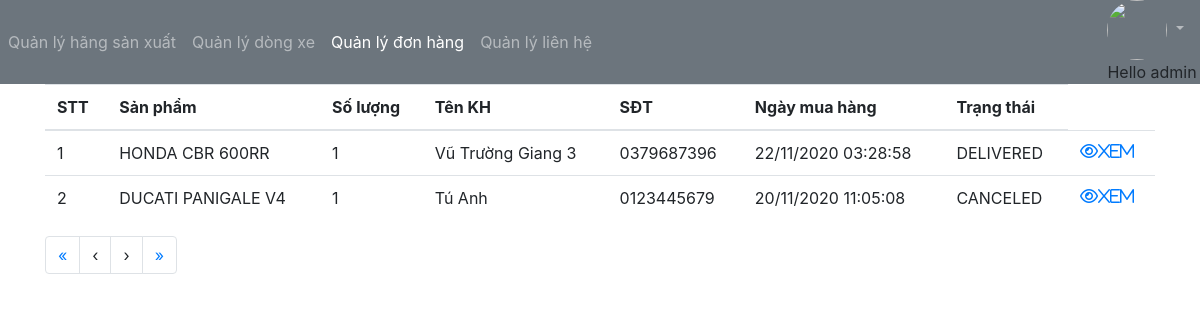
Screenshot of /staff/list-order (signed in) with the database file from the repository.
### app/models.py (models this page shows, shortened)
class Order(models.Model):
    class Status:
        NEW=0
        DELIVERD=1
        CANCELED=2
    product=models.ForeignKey(Product,on_delete=models.PROTECT)
    qty=models.IntegerField(verbose_name='Số lượng')
    customer_name=models.CharField(max_length=50)
    customer_phone=models.CharField(max_length=20)
    customer_address=models.CharField(max_length=200)
    order_date=models.DateTimeField()
    deliver_date=models.DateTimeField(null=True)
    status=models.IntegerField()

class Product(models.Model):
    code = models.CharField(max_length=30,verbose_name='Mã',  unique=True)
    name = models.CharField(max_length=200, verbose_name='Tên')
    description = models.TextField(verbose_name='Mô tả',blank=True)
    type_vehicle=models.CharField(max_length=50,verbose_name='Loại xe')
    color=models.CharField(max_length=30,verbose_name='Màu sắc',default='')
    cc=models.FloatField(verbose_name='Phân khối')
    price = models.DecimalField(max_digits=10,decimal_places=1,verbose_name='Giá')
    category = models.ForeignKey(Category, verbose_name='Nhóm', on_delete=models.PROTECT)
    image = models.ImageField(verbose_name='Ảnh', upload_to='static/images')
    year=models.CharField(max_length=10,verbose_name='Năm sản xuất')
    origin=models.CharField(max_length=100,verbose_name='Xuất xứ')

### app/views_staff.py (the view)
@login_required
def listOrder(request):
    page = request.GET.get('page', '')
    page = int(page) if page.isdigit() else 1
    start = (page-1) * PAGE_SIZE
    end = start + PAGE_SIZE
    orderList = Order.objects.all()
    orderList = orderList.order_by('status', '-order_date')
    total = orderList.count()
    numpage = math.ceil(total/PAGE_SIZE)
    context = {
        'orderList': orderList,
        'page': page,
        'start': start,
        'end': end,
        'numpage': numpage,
    }
    return render(request, 'staff/order/list.html', context)

### app/templates/staff/order/list.html (shortened to what this page needs)
{% extends "../base_staff.html" %}
{% block menu %}
  {% with page=3 %}
    {{block.super}}
  {% endwith %}
{% endblock %}
{% block content %}
<div class="container">
    <table class="table">
        <thead>
            <tr>
                <th>STT</th>
                <th>Sản phẩm</th>
                <th>Số lượng</th>
                <th>Tên KH</th>
                <th>SĐT</th>
                <th>Ngày mua hàng</th>
                <th>Trạng thái</th>
            </tr>
        </thead>
        <tbody>
            {% for o in orderList %}
            <tr>
                <td>{{forloop.counter|add:start}}</td>
                <td>{{o.product.name}}</td>
                <td>{{o.qty}}</td>
                <td>{{o.customer_name}}</td>
                <td>{{o.customer_phone}}</td>
                <td>{{o.order_date|date:"d/m/yy h:i:s"}}</td>
                <td>
                    {% if o.status == 1 %} DELIVERED {% endif %}
                    {% if o.status == 2 %} CANCELED {% endif %}
                </td>
                <td>
                    <a title="Xem" href="{% url 'view-order' o.id %}" ><i class="fa fa-eye">Xem</i></a>
                </td>
            </tr>
            {% endfor %}
        </tbody>
    </table>
    <ul class="pagination">
        <li class="page-item"><a class="page-link" href='/staff/list-order?page=1'>&laquo;</a></li>
        <li class="page-item"><a class="page-link"
          {% if page > 1 %} href='/staff/list-order?page={{page|add:-1}}' {% endif %}>&lsaquo;</a></li>
        <li class="page-item"><a class="page-link"
          {% if page < numpage %} href='/staff/list-order?page={{page|add:1}}' {% endif %}>&rsaquo;</a></li>
        <li class="page-item"><a class="page-link" href='/staff/list-order?page={{numpage}}'>&raquo;</a></li>
      </ul>
</div>
{% endblock %}

### app/templates/staff/base_staff.html (shortened to what this page needs)
<link rel="stylesheet" href="/static/css/fontawesome/all.css">
<link rel="stylesheet" href="https://stackpath.bootstrapcdn.com/bootstrap/4.3.1/css/bootstrap.css">
{% block menu %}
<nav class="navbar navbar-expand-lg navbar-dark bg-secondary p-0">
  <div class="navbar-nav">
    <a class="nav-item nav-link {%if page == 1%} active {%endif%}" href="{% url 'staff-home' %}">Quản lý hãng sản xuất</a>
    <a class="nav-item nav-link {%if page == 2%} active {%endif%}" href="{% url 'list-product' %}">Quản lý dòng xe</a>
    <a class="nav-item nav-link {%if page == 3%} active {%endif%}" href="{% url 'list-order' %}">Quản lý đơn hàng</a>
    <a class="nav-item nav-link {%if page == 4%} active {%endif%}" href="{% url 'list-contact' %}">Quản lý liên hệ</a>
  </div>
  <ul class="navbar-nav ml-auto">
    <li class="nav-item dropdown no-arrow">
      <a class="nav-link dropdown-toggle p-0 mr-3" data-toggle="dropdown" href="#">
        <img class="rounded-circle" style="width:60px"
          src="https://raw.githubusercontent.com/pytutorial/html_samples/master/css_bootstrap/user.svg">
          <a>Hello {{user.username}}</a>
      </a>
    </li>
  </ul>
</nav>
{% endblock %}
{% block content %}
{% endblock %}

### rows the page displays
Order: product.name "HONDA CBR 600RR", qty "1", customer_name "Vũ Trường Giang 3", customer_phone "0379687396", order_date "22/11/2020 03:28:58", status "DELIVERED"
Order: product.name "DUCATI PANIGALE V4", qty "1", customer_name "Tú Anh", customer_phone "0123445679", order_date "20/11/2020 11:05:08", status "CANCELED"

### other values shown
{{ user.username }} "admin"
